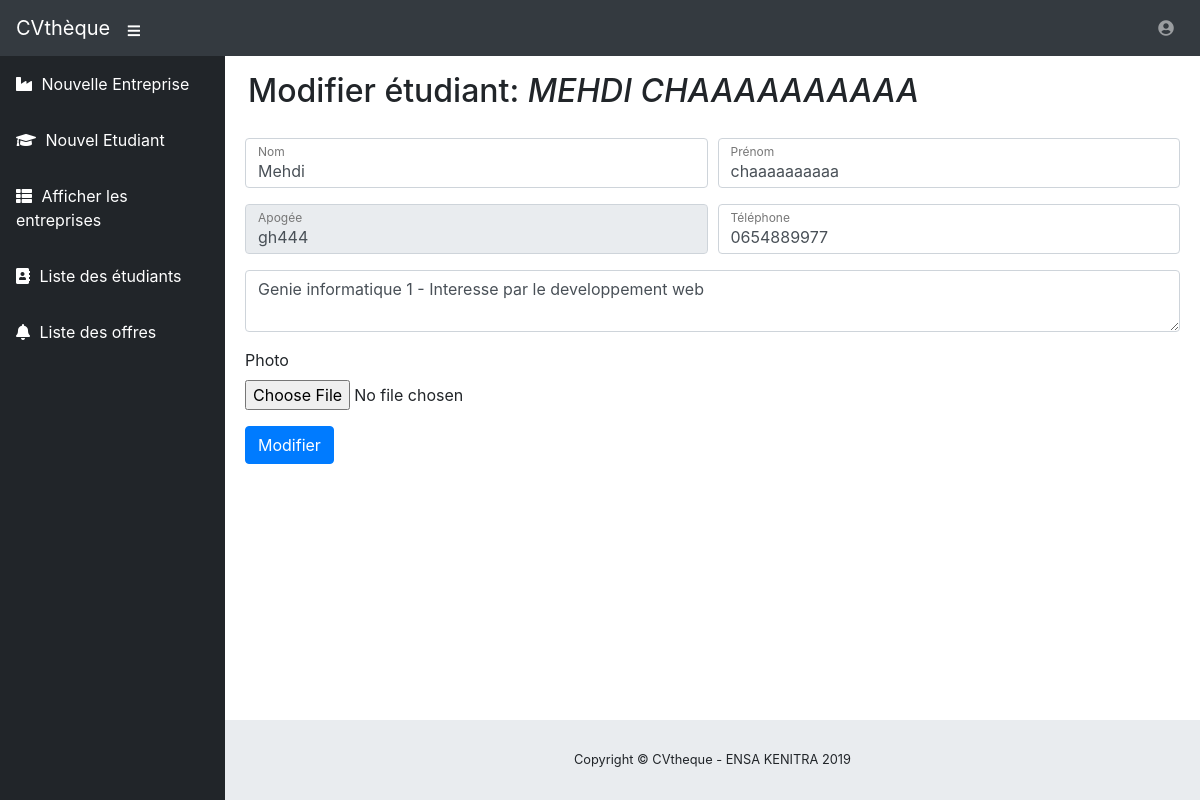
Screenshot of /admin/modifierEtudiant.php?idEtudiant=1 (signed in) with the database file from the repository.
### tables this page shows
CREATE TABLE `etudiants` (
  `id` int(11) NOT NULL,
  `numero_apogee` varchar(255) NOT NULL,
  `nom` varchar(60) NOT NULL,
  `prenom` varchar(60) NOT NULL,
  `phone` varchar(30) NOT NULL,
  `email` varchar(255) NOT NULL,
  `description` varchar(255) NOT NULL,
  `image` varchar(255) DEFAULT NULL,
  `video` varchar(255) DEFAULT NULL
);

### sources/lib.php (called while the page is built, shortened)
<?php
function infoEtudiant($id,$conn){
  $selectEtudiant = $conn->prepare("SELECT * FROM etudiants WHERE id=:id limit 1");
  $selectEtudiant->bindParam(':id',$id);
  $selectEtudiant->execute();
  if($selectEtudiant && $selectEtudiant->rowCount() > 0){
    return $selectEtudiant;
  }
}
 ?>

### admin/modifierEtudiant.php (the view, shortened to what this page needs)
  <?php
  require '../config/dbConnection.php';
  require '../sources/lib.php';
  if (isset($_GET['idEtudiant'])){
    $e = infoEtudiant($_GET['idEtudiant'],$conn)->fetch();
}
  else{
    header("Location: listerEtudiants.php");
  }
   ?>
<!DOCTYPE html>
<html lang="en">
<head>
  <?php require('../includes/styles.php'); ?>
</head>
<body id="page-top">
  <?php   require('../includes/topnav.php'); ?>
  <div id="wrapper">
    <?php   require('../includes/sidenav.php'); ?>
    <div id="content-wrapper">
      <div id="container-fluid">
        <div class="col-12 ml-2">
          <h2>Modifier étudiant: <i><?= strtoupper($e['nom'] . " " . $e['prenom'])?></i></h2>
        </div>
        <?php   require('../includes/footer.php'); ?>
        <div class="card-body">
        <form method="POST" enctype="multipart/form-data">
          <div class="form-group">
            <div class="form-row">
              <div class="col-md-6">
                <div class="form-label-group">
                  <input type="text"  name="nom" id="nom" class="form-control" value="<?= $e['nom'] ?>" required="required" autofocus="autofocus">
                  <label for="nom">Nom </label>
                </div>
              </div>
              <div class="col-md-6">
                <div class="form-label-group">
                  <input type="text"  name="prenom" id="prenom" class="form-control" value="<?= $e['prenom'] ?>" required="required" autofocus="autofocus">
                  <label for="prenom">Prénom</label>
                </div>
              </div>
            </div>
          </div>
          <div class="form-group">
            <div class="form-row">
              <div class="col-6">
                <div class="form-label-group">
                  <input type="text" id="apogee" name="apogee" class="form-control"  value="<?= $e['numero_apogee'] ?>" disabled></textarea>
                  <label for="apogee">Apogée</label>
                </div>
              </div>
              <div class="col-6">
                <div class="form-label-group">
                  <input  type="text" id="phone" name="phone" class="form-control"  value="<?= $e['phone'] ?>" required="required"></textarea>
                  <label for="phone">Téléphone</label>
                </div>
              </div>
            </div>
          </div>
          <div class="form-group">
            <div class="form-row">
              <div class="col-12">
                <div class="form-label-group">
                  <textarea  name="description" id="description" class="form-control"><?= $e['description'] ?></textarea>
                </div>
              </div>
            </div>
          </div>
          <div class="form-group">
            <label for="photo">Photo</label>
            <input type="file" class="form-control-file" id="photo" name="photo">
          </div>
          <button type="submit" name="submit" class="btn btn-primary">Modifier</button>
        </form>
      </div>
      </div>
    </div>
  </div>
</body>
</html>

### sources/css/sb-admin.css (style rules this page uses)
html { position: relative; min-height: 100%; }
body { height: 100%; }
#wrapper { display: -webkit-box; display: -ms-flexbox; display: flex; }
#wrapper #content-wrapper { overflow-x: hidden; width: 100%; padding-top: 1rem; padding-bottom: 80px; }
:root { --input-padding-x: 0.75rem; --input-padding-y: 0.75rem; }
.form-label-group { position: relative; }
.form-label-group > input, .form-label-group > label { padding: var(--input-padding-y) var(--input-padding-x); height: auto; }
.form-label-group > label { position: absolute; top: 0; left: 0; display: block; width: 100%; margin-bottom: 0; line-height: 1.5; color: #495057; border: 1px solid transparent; border-radius: 0.25rem; -webkit-transition: all 0.1s ease-in-out; transition: all 0.1s ease-in-out; }
.form-label-group input::placeholder { color: transparent; }
.form-label-group input:not(:placeholder-shown) { padding-top: calc(var(--input-padding-y) + var(--input-padding-y) * (2 / 3)); padding-bottom: calc(var(--input-padding-y) / 3); }
.form-label-group input:not(:placeholder-shown) ~ label { padding-top: calc(var(--input-padding-y) / 3); padding-bottom: calc(var(--input-padding-y) / 3); font-size: 12px; color: #777; }

### rows the page displays
etudiants: nom+prenom "MEHDI CHAAAAAAAAAA", nom "Mehdi", prenom "chaaaaaaaaaa", apogee "gh444", phone "0654889977", description "Genie informatique 1 - Interesse par le developpement web"
